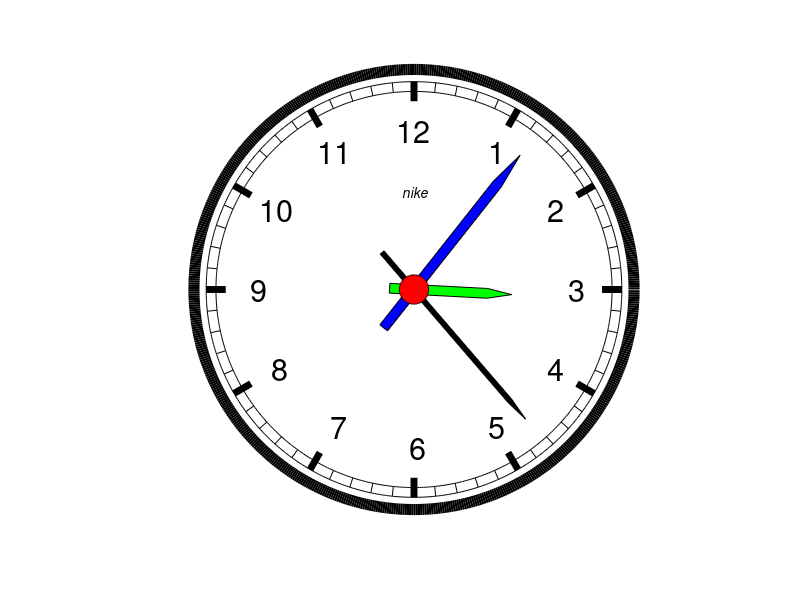

The MATLAB source for this figure: (Note: this script raises an error after producing the figure.)
function saat5
window=figure('name','saate man');
set(window,'numbertitle','off','color','w','resize','off','menubar','none')
set(window,'closerequestfcn',@window_exit);
theta=0:0.01:2*pi;
plot(9*cos(theta),9*sin(theta),'linewidth',8,'color','k');
hold on
axis off
axis([-10 10 -10 10]);
axis square
plot(8.1*cos(theta),8.1*sin(theta),'color','k');
plot(8.5*cos(theta),8.5*sin(theta),'color','k');
theta=linspace(0,2*pi,61);
plot([8.1*cos(theta);8.5*cos(theta)],[8.1*sin(theta);8.5*sin(theta)],'k')
theta=linspace(0,2*pi,13);
plot([7.7*cos(theta);8.5*cos(theta)],[7.7*sin(theta);8.5*sin(theta)],'k','linewidth',5)
text(0,4,'\it nike','fontsize',10,'horizontalalignment','center');
a=1:12;
theta=pi/3:-pi/6:-3*pi/2;
text(6.5*cos(theta),6.5*sin(theta),num2str(a'),'horizontalalignment','center','verticalalignment','middle','fontsize',22);
xh=[-0.2 0.2 0.2 0 -0.2 -0.2];
yh=[-1 -1 3 4 3 -1];
xm=[-0.2 0.2 0.2 0 -0.2 -0.2];
ym=[-2 -2 5.5 7 5.5 -2];
xs=[-0.1 0.1 0.1 0 -0.1 -0.1];
ys=[-2 -2 6 7 6 -2];
m=fill(xm,ym,'b');
s=fill(xs,ys,'k');
h=fill(xh,yh,'g');
time=clock;
ts=time(6);
tm=time(5);
th=mod(time(4),12);
set(h,'xdata',xh*cos(-th*pi/6-tm*pi/360)-yh*sin(-th*pi/6-tm*pi/360),'ydata',xh*sin(-th*pi/6-tm*pi/360)...
    +yh*cos(-th*pi/6-tm*pi/360));
set(s,'xdata',xs*cos(-ts*pi/30)-ys*sin(-ts*pi/30),'ydata',xs*sin(-ts*pi/30)...
    +ys*cos(-ts*pi/30));
set(m,'xdata',xm*cos(-tm*pi/30-ts*pi/1800)-ym*sin(-tm*pi/30-ts*pi/1800),'ydata',xm*sin(-tm*pi/30-ts*pi/1800)...
    +ym*cos(-tm*pi/30-ts*pi/1800));
theta=0:0.01:2*pi;
fill(0.6*cos(theta),0.6*sin(theta),'r');
b=timer('timerfcn',@minute,'period',2,'executionmode','fixedrate');
a=timer('timerfcn',@secend,'period',1,'executionmode','fixedrate');
c=timer('timerfcn',@hour,'period',60,'executionmode','fixedrate');
start(a)
start(b)
start(c)
    function minute(varargin)
        time1=clock;
        tm=time1(5);
       set(m,'xdata',xm*cos(-tm*pi/30-ts*pi/1800)-ym*sin(-tm*pi/30-ts*pi/1800),'ydata',xm*sin(-tm*pi/30-ts*pi/1800)...
    +ym*cos(-tm*pi/30-ts*pi/1800));
    end
    function secend(varargin)
        time2=clock;
        ts=time2(6);
        set(s,'xdata',xs*cos(-ts*pi/30)-ys*sin(-ts*pi/30),'ydata',xs*sin(-ts*pi/30)+ys*cos(-ts*pi/30));
   pause(time2(6)-floor(time2(6)));
    end
    function hour(varargin)
        time3=clock;
        th=time3(4);
        set(h,'xdata',xh*cos(-th*pi/6-tm*pi/360)-yh*sin(-th*pi/6-tm*pi/360),'ydata',xh*sin(-th*pi/6-tm*pi/360)...
    +yh*cos(-th*pi/6-tm*pi/360)); 
    end

    function window_exit(varargin)
        closereq 
        stop(a)
        stop(b)
        stop(c)
        delete(a)
        delete(b)
        delete(c)
    end
end
